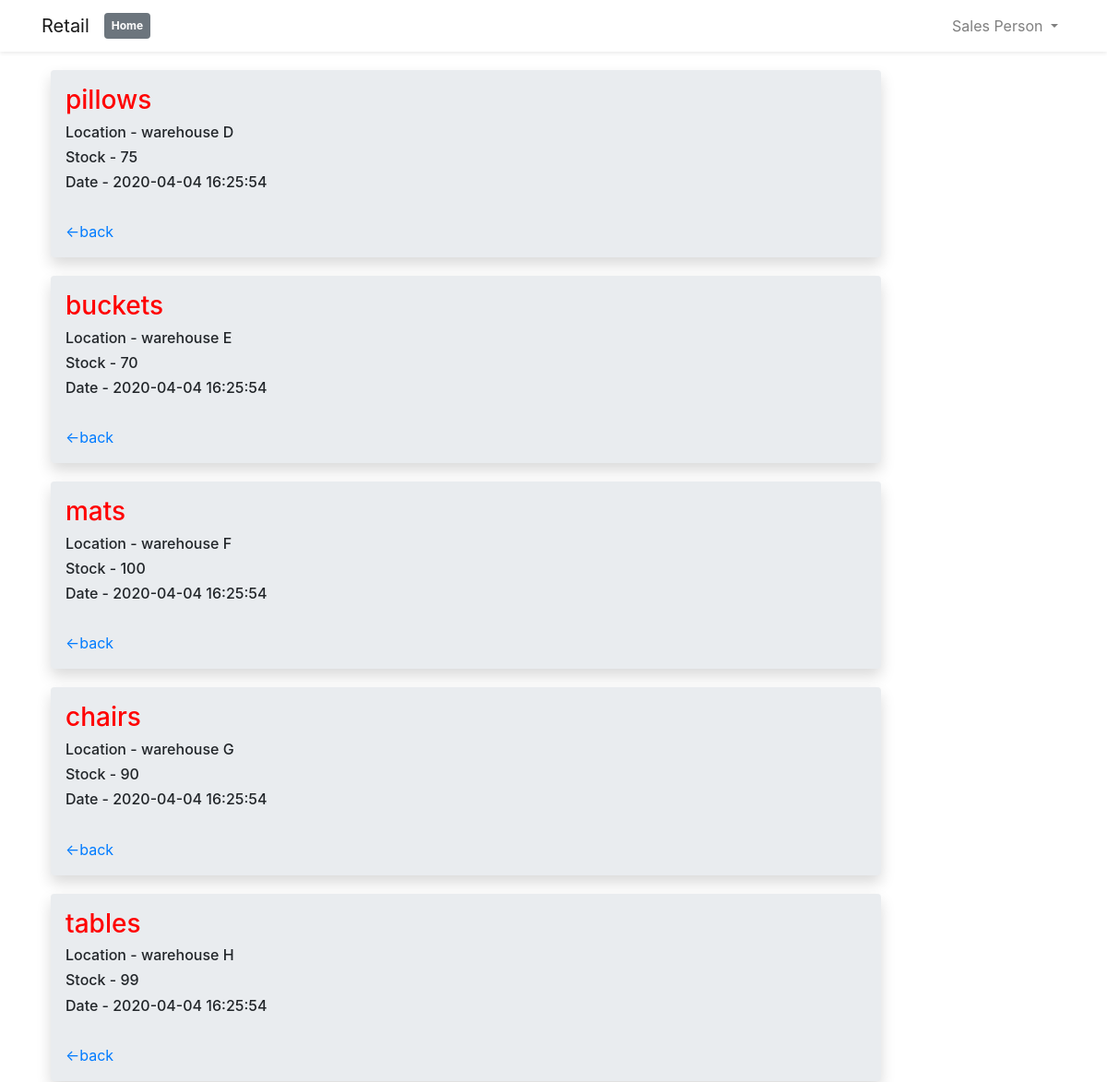
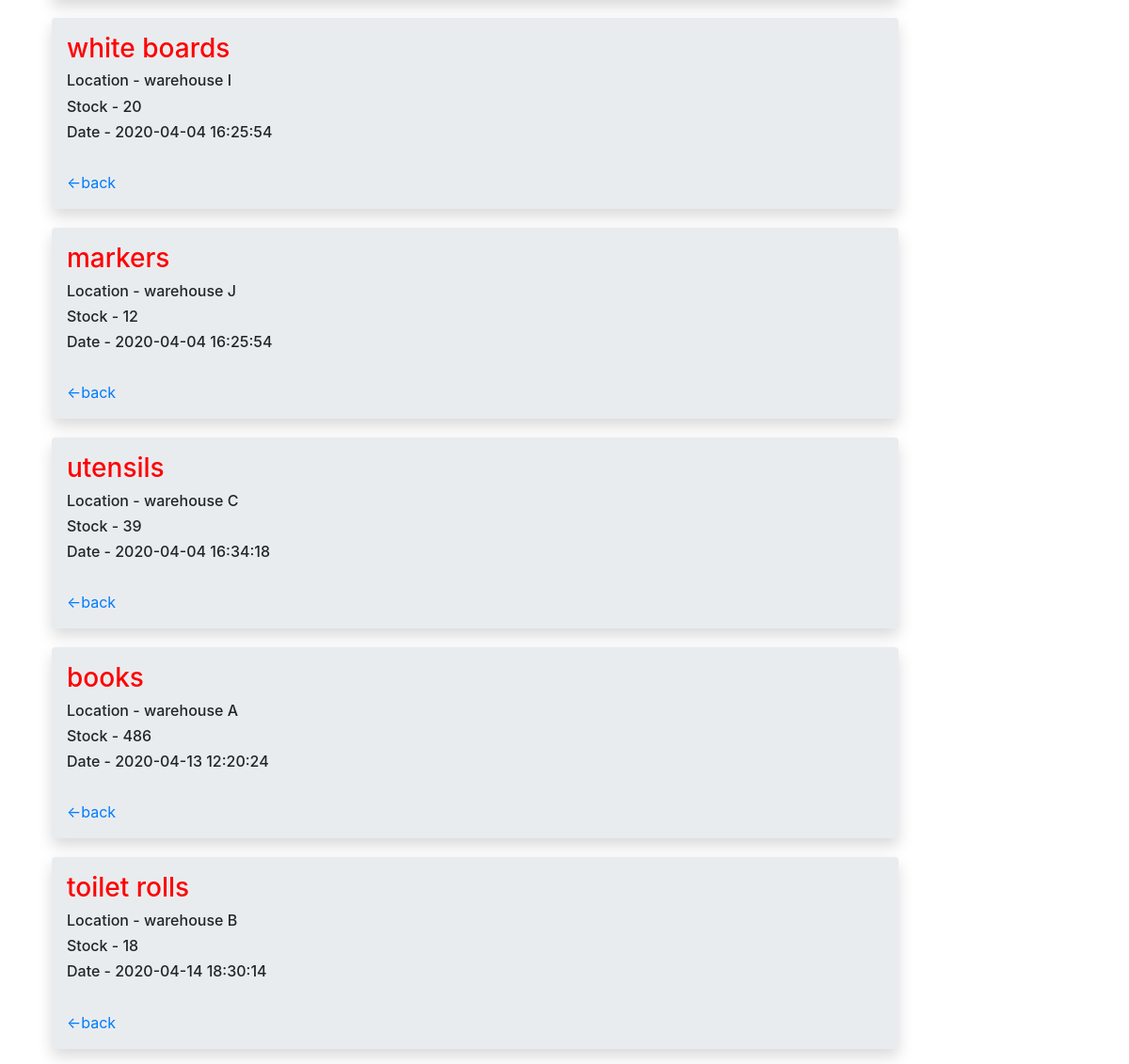
Screenshot of /views/home.php (signed in) with the database file from the repository (2 pictures, top to bottom).
### tables this page shows
CREATE TABLE `product` (
  `product_id` int(11) NOT NULL,
  `name` text NOT NULL,
  `location` text NOT NULL,
  `stock` int(11) NOT NULL,
  `date` timestamp NOT NULL DEFAULT current_timestamp() ON UPDATE current_timestamp(),
  `number_of_orders` int(11) NOT NULL DEFAULT 0,
  `description` text NOT NULL
);

### views/home.php (the view, shortened to what this page needs)
<?php
include ('../includes/tags.php');
include ('../includes/nav.php');
?>
<body>
<div class="container">
<?php
include ('../includes/conn.php');
$detail = mysqli_query($conn,("SELECT * FROM `product` ORDER BY `date` ASC"));
while ($detailrow = mysqli_fetch_assoc($detail)){
?>
<div class="jumbotron shadow p-3 mb-3 rounded" style="margin-top: 20px; margin-left:10px; width: 900px;">
    <h3 style="color: red;"><?php echo $detailrow['name'];  ?></h3>
    <h6>Location - <?php echo $detailrow['location'];  ?></h6>
    <h6>Stock  - <?php echo $detailrow['stock'];  ?></h6>
    <h6>Date - <?php echo $detailrow['date'];  ?></h6><br>
    <a style="margin-right: 1-px;" href="admin.php"><-back</a>
</div>
<?php
}
?>
</div>
</body>
</html>

### rows the page displays
product: name "pillows", location "warehouse D", stock "75", date "2020-04-04 16:25:54"
product: name "buckets", location "warehouse E", stock "70", date "2020-04-04 16:25:54"
product: name "mats", location "warehouse F", stock "100", date "2020-04-04 16:25:54"
product: name "chairs", location "warehouse G", stock "90", date "2020-04-04 16:25:54"
product: name "tables", location "warehouse H", stock "99", date "2020-04-04 16:25:54"
product: name "white boards", location "warehouse I", stock "20", date "2020-04-04 16:25:54"
product: name "markers", location "warehouse J", stock "12", date "2020-04-04 16:25:54"
product: name "utensils", location "warehouse C", stock "39", date "2020-04-04 16:34:18"
product: name "books", location "warehouse A", stock "486", date "2020-04-13 12:20:24"
product: name "toilet rolls", location "warehouse B", stock "18", date "2020-04-14 18:30:14"

### other values shown
$process "Home"
$position "Sales Person"
